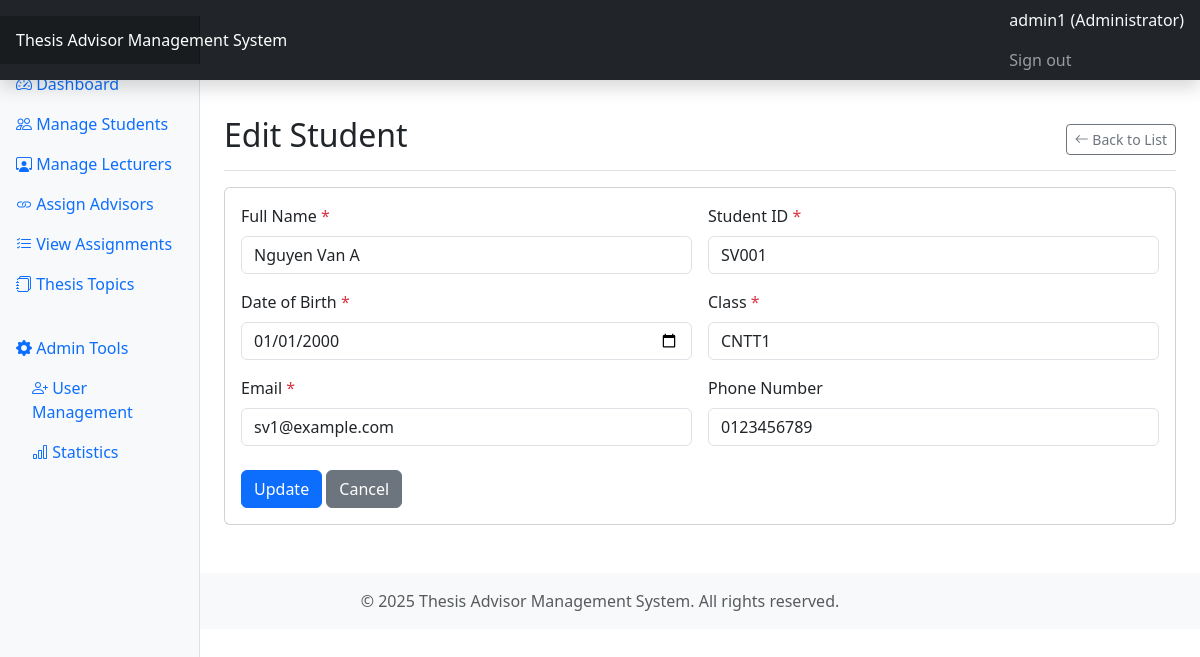
The page /sinhvien/edit/1 (signed in) on the database its author committed.
### tables this page shows
CREATE TABLE IF NOT EXISTS SinhVien (
    SinhVienID INT AUTO_INCREMENT PRIMARY KEY,
    HoTen VARCHAR(100) NOT NULL,
    MaSinhVien VARCHAR(20) NOT NULL UNIQUE,
    NgaySinh DATE NOT NULL,
    Lop VARCHAR(50) NOT NULL,
    Email VARCHAR(100) NOT NULL UNIQUE,
    SoDienThoai VARCHAR(15)
);

### controllers/SinhVienController.php (called while the page is built, shortened)
<?php
class SinhVienController {
    private $pdo;
    public function __construct($pdo) {
        $this->pdo = $pdo;
    }
    public function edit($id) {
        $sinhVienModel = new SinhVien($this->pdo);
        $sinhVien = $sinhVienModel->find($id);
        require_once 'views/layouts/header.php';
        require_once 'views/sinhvien/edit.php';
        require_once 'views/layouts/footer.php';
    }
}

### models/BaseModel.php (called while the page is built, shortened)
<?php
class BaseModel {
    protected $pdo;
    protected $table;
    protected $primaryKey;
    public function __construct($pdo) {
        $this->pdo = $pdo;
    }
    public function find($id) {
        $stmt = $this->pdo->prepare("SELECT * FROM {$this->table} WHERE {$this->primaryKey} = ?");
        $stmt->execute([$id]);
        return $stmt->fetch(PDO::FETCH_ASSOC);
    }
}

### views/sinhvien/edit.php (the view)
<div class="d-flex justify-content-between flex-wrap flex-md-nowrap align-items-center pt-3 pb-2 mb-3 border-bottom">
    <h1 class="h2">Edit Student</h1>
    <div class="btn-toolbar mb-2 mb-md-0">
        <a href="<?= BASE_URL ?>sinhvien/index" class="btn btn-sm btn-outline-secondary">
            <i class="bi bi-arrow-left"></i> Back to List
        </a>
    </div>
</div>
<div class="card">
    <div class="card-body">
        <form action="<?= BASE_URL ?>sinhvien/update/<?= $sinhVien['SinhVienID'] ?>" method="POST" class="row g-3">
            <div class="col-md-6">
                <label for="HoTen" class="form-label">Full Name <span class="text-danger">*</span></label>
                <input type="text" class="form-control" id="HoTen" name="HoTen" value="<?= htmlspecialchars($sinhVien['HoTen']) ?>" required>
            </div>
            <div class="col-md-6">
                <label for="MaSinhVien" class="form-label">Student ID <span class="text-danger">*</span></label>
                <input type="text" class="form-control" id="MaSinhVien" name="MaSinhVien" value="<?= htmlspecialchars($sinhVien['MaSinhVien']) ?>" required>
            </div>
            <div class="col-md-6">
                <label for="NgaySinh" class="form-label">Date of Birth <span class="text-danger">*</span></label>
                <input type="date" class="form-control" id="NgaySinh" name="NgaySinh" value="<?= htmlspecialchars($sinhVien['NgaySinh']) ?>" required>
            </div>
            <div class="col-md-6">
                <label for="Lop" class="form-label">Class <span class="text-danger">*</span></label>
                <input type="text" class="form-control" id="Lop" name="Lop" value="<?= htmlspecialchars($sinhVien['Lop']) ?>" required>
            </div>
            <div class="col-md-6">
                <label for="Email" class="form-label">Email <span class="text-danger">*</span></label>
                <input type="email" class="form-control" id="Email" name="Email" value="<?= htmlspecialchars($sinhVien['Email']) ?>" required>
            </div>
            <div class="col-md-6">
                <label for="SoDienThoai" class="form-label">Phone Number</label>
                <input type="text" class="form-control" id="SoDienThoai" name="SoDienThoai" value="<?= htmlspecialchars($sinhVien['SoDienThoai'] ?? '') ?>">
            </div>
            <div class="col-12 mt-4">
                <button type="submit" class="btn btn-primary">Update</button>
                <a href="<?= BASE_URL ?>sinhvien/index" class="btn btn-secondary">Cancel</a>
            </div>
        </form>
    </div>
</div>

### rows shown on the page
sinhvien: HoTen "Nguyen Van A", MaSinhVien "SV001", NgaySinh "01/01/2000", Lop "CNTT1", Email "sv1@example.com", SoDienThoai "0123456789"

### other values the page prints
SITE_NAME "Thesis Advisor Management System"
$_SESSION['user']['Username'] "admin1"
$_SESSION['user']['Role'] "Administrator"
